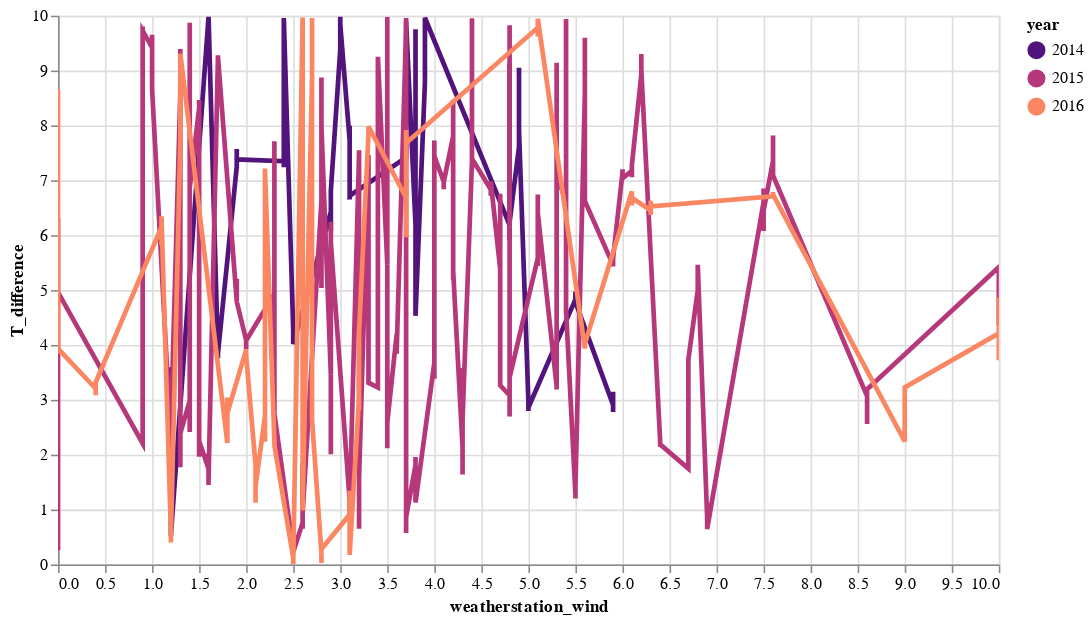

Write notebook code for a chart like this one.
### Code cell
#based off of this example https://colab.research.google.com/github/google/earthengine-community/blob/master/tutorials/time-series-visualization-with-altair/index.ipynb#scrollTo=p3GeYhrjYBwI

highlight = alt.selection(
    type='single', on='mouseover', fields=['year'], nearest=True)

base = alt.Chart(margretTemperatures).encode(
    x=alt.X('weatherstation_wind:Q', scale=alt.Scale(domain=[0, 10],clamp=True)),
    y=alt.Y('T_difference:Q', scale=alt.Scale(domain=[0, 10])),
    color=alt.Color('year:O', scale=alt.Scale(scheme='magma')))

points = base.mark_circle().encode(
    opacity=alt.value(0),
    tooltip=[
        alt.Tooltip('year:O', title='Year'),
        alt.Tooltip('weatherstation_wind:Q', title='Weather Station Temperature'),
        alt.Tooltip('T_difference:Q', title='Surface Temperature From Landsat')
    ]).add_selection(highlight)

lines = base.mark_line().encode(
    size=alt.condition(~highlight, alt.value(1), alt.value(3)))

(points + lines).properties(width=600, height=350).interactive()

### Figure 1 — Vega-Lite specification as saved in the notebook (floating-point values rounded to 4 significant figures; data arrays with more than 128 entries replaced by an {"elided": "..."} marker saying what was removed)
{"config": {"view": {"continuousWidth": 400, "continuousHeight": 300}}, "layer": [{"mark": "circle", "encoding": {"color": {"type": "ordinal", "field": "year", "scale": {"scheme": "magma"}}, "opacity": {"value": 0}, "tooltip": [{"type": "ordinal", "field": "year", "title": "Year"}, {"type": "quantitative", "field": "weatherstation_wind", "title": "Weather Station Temperature"}, {"type": "quantitative", "field": "T_difference", "title": "Surface Temperature From Landsat"}], "x": {"type": "quantitative", "field": "weatherstation_wind", "scale": {"clamp": true, "domain": [0, 10]}}, "y": {"type": "quantitative", "field": "T_difference", "scale": {"domain": [0, 10]}}}, "selection": {"selector010": {"type": "single", "on": "mouseover", "fields": ["year"], "nearest": true}, "selector011": {"type": "interval", "bind": "scales", "encodings": ["x", "y"]}}}, {"mark": "line", "encoding": {"color": {"type": "ordinal", "field": "year", "scale": {"scheme": "magma"}}, "size": {"condition": {"value": 1, "selection": {"not": "selector010"}}, "value": 3}, "x": {"type": "quantitative", "field": "weatherstation_wind", "scale": {"clamp": true, "domain": [0, 10]}}, "y": {"type": "quantitative", "field": "T_difference", "scale": {"domain": [0, 10]}}}}], "data": {"name": "data-3836b1820f8484045b7b4ae5350808a4"}, "height": 350, "width": 600, "$schema": "https://vega.github.io/schema/vega-lite/v4.8.1.json", "datasets": {"data-3836b1820f8484045b7b4ae5350808a4": {"elided": "2511 records"}}}
